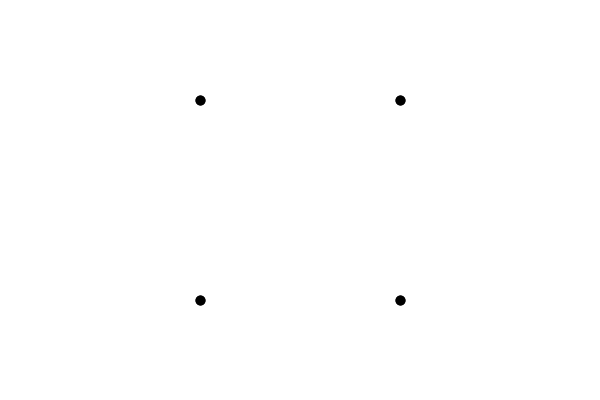
Frame 1 (no input)
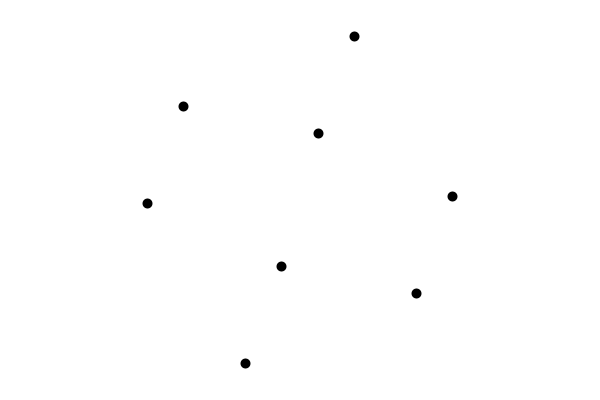
Frame 60 (the mouse pressed at the canvas centre just before this capture)
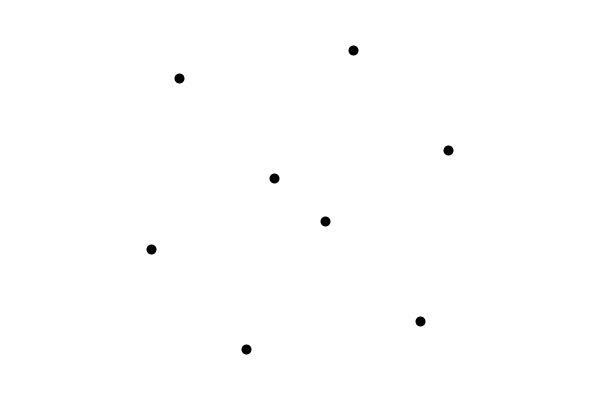
Frame 120 (the mouse held since frame 60 and released just before this capture)

The Processing sketch that drew these frames (run headless with seeded random() and noise(); from frame 60 on, the mouse is pressed at the canvas centre):

// Processing sketch: Cube_with_2D
// ── Cube_with_2D.pde
PVector[] points = new PVector[8];

float[][] projection = {
  {1, 0, 0}, 
  {0, 1, 0}
};

float angle = 0;
float size;

void setup() {
  size(600, 400);
  size = 100;
  points[0] = new PVector(-1, 1, -1);
  points[1] = new PVector(1, 1, -1);
  points[2] = new PVector(-1, -1, -1);
  points[3] = new PVector(1, -1, -1);
  points[4] = new PVector(-1, 1, 1);
  points[5] = new PVector(1, 1, 1);
  points[6] = new PVector(-1, -1, 1);
  points[7] = new PVector(1, -1, 1);
  stroke(0);
}

void draw() {
  background(255);
  translate(width/2, height/2);
  stroke(0);
  strokeWeight(10);
  noFill();

  float[][] rotationX = {
    {1, 0, 0}, 
    {0, cos(angle), -sin(angle)}, 
    {0, sin(angle), cos(angle)}, 
  };

  float[][] rotationY = {
    {cos(angle), 0, -sin(angle)}, 
    {0, 1, 0}, 
    {sin(angle), 1, cos(angle)}
  };

  float[][] rotationZ = {
    {cos(angle), -sin(angle), 0}, 
    {sin(angle), cos(angle), 0}, 
    {0, 0, 1}
  };

  for (PVector v : points) {
    PVector rotated2D = matmul(rotationZ, v);
    rotated2D = matmul(rotationX, rotated2D);
    rotated2D = matmul(rotationZ, rotated2D);
    PVector projected2D = matmul(projection, rotated2D);
    point(rotated2D.x*size, rotated2D.y*size);
  }
  

  angle += 0.02;
}

float[][] vecToMatrix(PVector v) {
  float[][] m = new float[3][1];
  m[0][0] = v.x;
  m[1][0] = v.y;
  m[2][0] = v.z;
  return m;
}

PVector matrixToVec(float[][] m) {
  PVector v = new PVector();
  v.x = m[0][0];
  v.y = m[1][0];
  if (m.length > 2) {
    v.z = m[2][0];
  }
  return v;
}

void logMatrix(float[][] m) {
  int cols = m[0].length;
  int rows = m.length;
  println(rows + "x" + cols);
  println("----------------");
  for (int i = 0; i < rows; i++) {
    for (int j = 0; j < cols; j++) {
      print(m[i][j] + " ");
    }
    println();
  }
  println();
}


PVector matmul(float[][] a, PVector b) {
  float[][] m = vecToMatrix(b);
  return matrixToVec(matmul(a, m));
}

float[][] matmul(float[][] a, float[][] b) {
  int colsA = a[0].length;
  int rowsA = a.length;
  int colsB = b[0].length;
  int rowsB = b.length;

  if (colsA != rowsB) {
    println("Columns of A must match rows of B");
    return null;
  }

  float result[][] = new float[rowsA][colsB];

  for (int i = 0; i < rowsA; i++) {
    for (int j = 0; j < colsB; j++) {
      float sum = 0;
      for (int k = 0; k < colsA; k++) {
        sum += a[i][k] * b[k][j];
      }
      result[i][j] = sum;
    }
  }
  return result;
}

void connect(PVector a, PVector b, float multiplier) {
  line(a.x*multiplier, a.y*multiplier, b.x*multiplier, b.y*multiplier);
}
